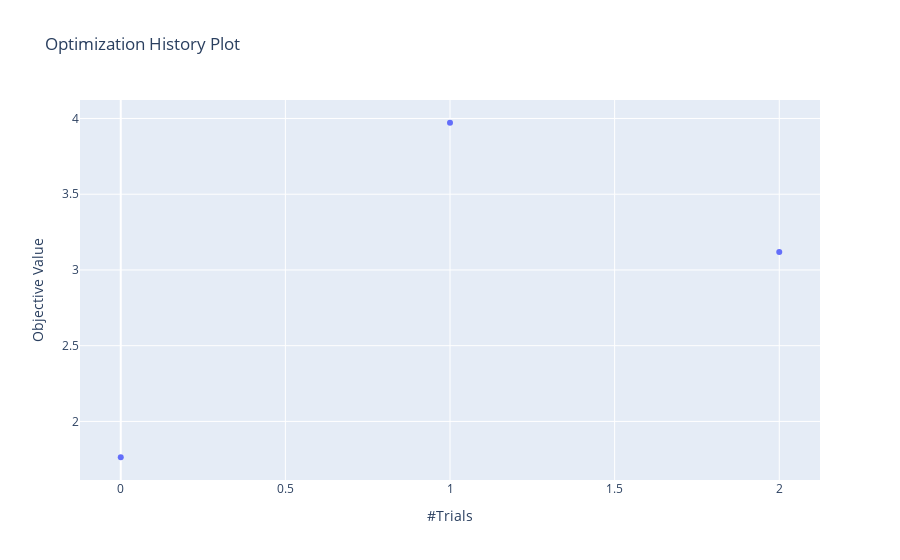

The notebook cell this image was saved under:
### Code cell
plot_optimization_history(study,target=lambda t: t.values[2])

### Figure 1 — Plotly figure (JSON) as saved in the notebook; plotly's stock layout.template omitted (floating-point values rounded to 4 significant figures)
{"data": [{"mode": "markers", "name": "Objective Value", "type": "scatter", "x": [0, 1, 2], "y": [1.763, 3.972, 3.119]}], "layout": {"autosize": true, "title": {"text": "Optimization History Plot"}, "xaxis": {"autorange": true, "range": [-0.127, 2.127], "title": {"text": "#Trials"}, "type": "linear"}, "yaxis": {"autorange": true, "range": [1.581, 4.154], "title": {"text": "Objective Value"}, "type": "linear"}}}
